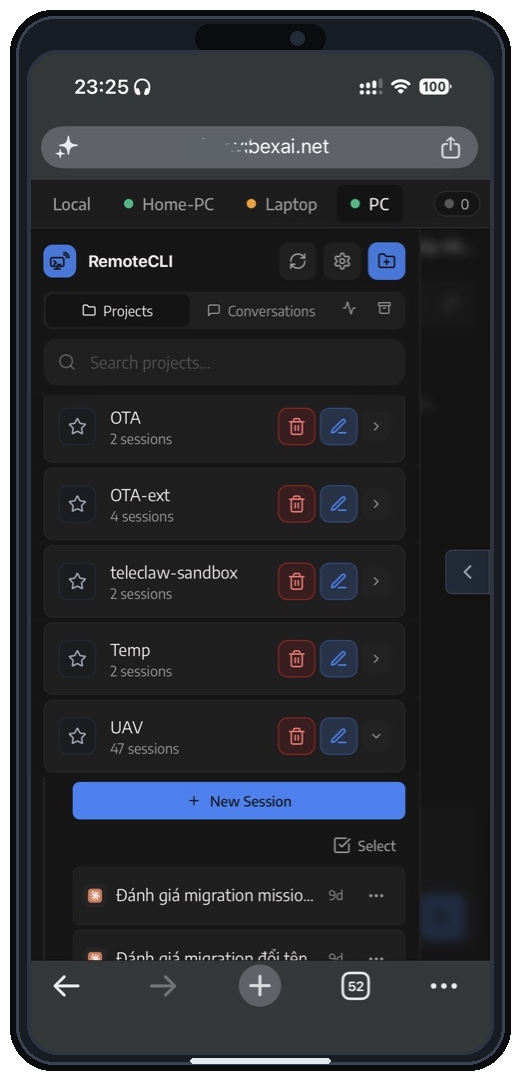
#> input picture video/assets/mockups/mockup_phone_1.png, 520 x 1080 px, found by its file name
$ python render_video.py
#> lines starting #> are read from the running program, lines starting #| are printed output that depends on the picture
import os
import json
import math
import subprocess
import time
from PIL import Image, ImageDraw, ImageFont

from anim_scenes import (
    draw_organic_dev, draw_animated_robot, draw_token_fire,
    draw_tra_da_table, draw_multi_device_ecosystem,
    draw_active_pencil_test, draw_spam_recommend_barrage,
    draw_overloaded_mind, draw_chibi_overloaded_dev
)

FFMPEG = 'C:/Users/tungh/AppData/Local/Programs/Python/Python310/lib/site-packages/imageio_ffmpeg/binaries/ffmpeg-win-x86_64-v9.0.2.exe'

WIDTH = 1080
HEIGHT = 1920
FPS = 30

# Load Fonts
FONT_HERO = ImageFont.truetype('C:/Windows/Fonts/arialbd.ttf', 44)
FONT_TITLE = ImageFont.truetype('C:/Windows/Fonts/segoeuib.ttf', 36)
FONT_BOLD = ImageFont.truetype('C:/Windows/Fonts/segoeuib.ttf', 28)
FONT_SUBTITLE = ImageFont.truetype('C:/Windows/Fonts/segoeuib.ttf', 26)
FONT_REGULAR = ImageFont.truetype('C:/Windows/Fonts/segoeui.ttf', 24)
FONT_STICKER = ImageFont.truetype('C:/Windows/Fonts/arialbd.ttf', 32)
FONT_SM = ImageFont.truetype('C:/Windows/Fonts/segoeuib.ttf', 20)

TOTAL_DURATION = 67.0
TOTAL_FRAMES = int(TOTAL_DURATION * FPS)

# Load Mockups & Badges
DOODLES_DIR = 'video/assets/doodles'
MOCKUPS_DIR = 'video/assets/mockups'

def safe_load(path):
#> called with path = 'video/assets/mockups/mockup_phone_1.png'
    if os.path.exists(path):
        return Image.open(path).convert('RGBA')
#> returned value is the input picture: PIL image 520x1080 RGBA; mean R, G, B, A 36.6, 38.7, 43.4, 240.6
    return None

ASSETS = {
    'mockup_phone_1': safe_load(os.path.join(MOCKUPS_DIR, 'mockup_phone_1.png')),
    'mockup_phone_2': safe_load(os.path.join(MOCKUPS_DIR, 'mockup_phone_2.png')),
    'stamp_hitl_10': safe_load(os.path.join(DOODLES_DIR, 'stamp_hitl_10.png')),
    'badge_remotecli': safe_load(os.path.join(DOODLES_DIR, 'badge_remotecli.png')),
    'doodle_hand': safe_load(os.path.join(DOODLES_DIR, 'doodle_hand.png')),
}
#> call 2 of safe_load, with path = 'video/assets/mockups/mockup_phone_2.png'
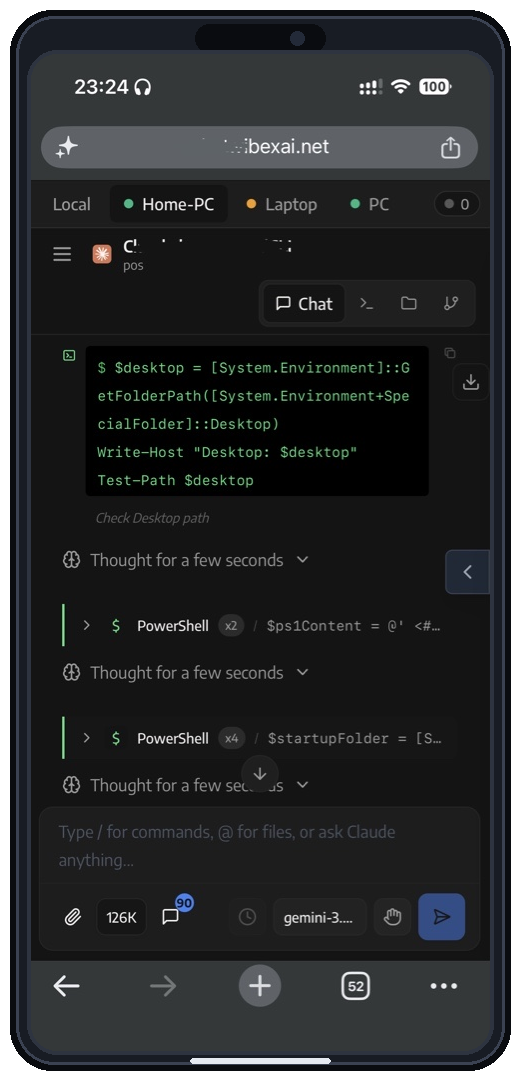
#> input picture video/assets/mockups/mockup_phone_2.png, 520 x 1080 px, found by its file name
#> in safe_load, returned value is the input picture: PIL image 520x1080 RGBA; mean R, G, B, A 30.6, 32.4, 33.7, 240.6
#> call 3 of safe_load, with path = 'video/assets/doodles/stamp_hitl_10.png'
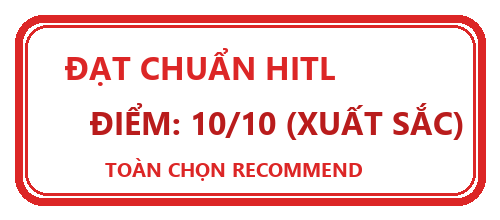
#> input picture video/assets/doodles/stamp_hitl_10.png, 500 x 220 px, found by its file name
#> in safe_load, returned value is the input picture: PIL image 500x220 RGBA; mean R, G, B, A 198.8, 163.5, 163.5, 206.9
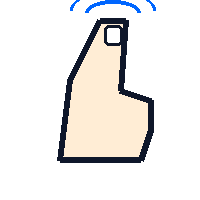
#> input picture video/assets/doodles/doodle_hand.png, 200 x 200 px, found by its file name
#> in safe_load, returned value is the input picture: PIL image 200x200 RGBA; mean R, G, B, A 46.7, 44.9, 43.1, 64.3

# Subtitle Segments with highlighted keywords
SUBTITLES = [
    # Scene 1
    (0.0, 4.2, "Có một nghịch lý: AI càng làm được nhiều việc...", "NGHỊCH LÝ"),
    (4.2, 8.8, "...thì ta lại càng bận hơn chứ chẳng được ngồi chơi!", "CÀNG BẬN HƠN"),
    (8.8, 11.5, "Thấy AI cày khỏe, bạn đốt token cho đỡ phí quota...", "ĐỐT TOKEN"),
    (11.5, 14.5, "Nhưng trong lúc nó chạy, vẫn phải ngồi canh HITL!", "HITL"),
    # Scene 2
    (14.5, 18.5, "Ngồi máy mãi đau lưng, bạn remote qua điện thoại...", "REMOTE ĐIỆN THOẠI"),
    (18.5, 22.8, "Chat chỉ đạo AI như nhắn tin với người yêu!", "NHƯ NHẮN TIN GHỆ"),
    (22.8, 27.4, "Thế là ngồi trà đá vỉa hè cũng mở ra làm việc!", "TRÀ ĐÁ VỈA HÈ"),
    # Scene 3
    (27.4, 31.5, "Thấy cái PC ở nhà bỏ không, lôi ra cày ý tưởng cũ...", "HỒI SINH PC"),
    (31.5, 35.8, "Thêm con laptop cũ, thêm một con VPS trên mây...", "LAPTOP + VPS"),
    (35.8, 39.7, "Gom hết vào RemoteCLI, chuyển máy chỉ bằng 1 cái tab!", "CHUYỂN MÁY 1 TAB"),
    # Scene 4
    (39.7, 43.5, "Từ 1 project, giờ bạn ôm cùng lúc 5-6 cái!", "5-6 PROJECTS"),
    (43.5, 47.7, "Hàng chục session nhảy liên tục từ sáng đến chiều...", "47 SESSIONS"),
    # Scene 5
    (47.7, 51.5, "Và rồi... đầu óc bạn bắt đầu phân mảnh!", "PHÂN MẢNH CONTEXT"),
    (51.5, 55.5, "Cả đàn AI thi nhau réo xin duyệt quyền...", "XIN DUYỆT QUYỀN"),
    (55.5, 58.7, "Toàn nhắm mắt bấm Recommend vì không kịp nghĩ!", "BẤM RECOMMEND"),
    # Scene 6
    (58.7, 62.5, "Hóa ra từ sáng đến đêm chỉ làm bài thi trắc nghiệm...", "BÀI THI TRẮC NGHIỆM"),
    (62.5, 66.5, "Bạn còn bận hơn cả lúc chưa có AI!", "BẬN HƠN CHƯA CÓ AI"),
]

# [290 lines left out: functions get_current_subtitle, overlay_image, render_frame, not called in this run]

def main():
    out_video = 'video/output/remote-cli-doodle.mp4'
    soundtrack = 'video/assets/audio/soundtrack_master.wav'

    print(f"Starting video rendering to {out_video}...")
    t_start = time.time()

    cmd = [
        FFMPEG, '-y',
        '-f', 'rawvideo',
        '-vcodec', 'rawvideo',
        '-s', f'{WIDTH}x{HEIGHT}',
        '-pix_fmt', 'rgb24',
        '-r', str(FPS),
        '-i', '-',
        '-i', soundtrack,
        '-c:v', 'libx264',
        '-preset', 'fast',
        '-crf', '19',
        '-c:a', 'aac',
        '-b:a', '192k',
        '-shortest',
        '-pix_fmt', 'yuv420p',
        out_video
    ]

#> (the run stopped early here; a loop or call above may not have finished)
